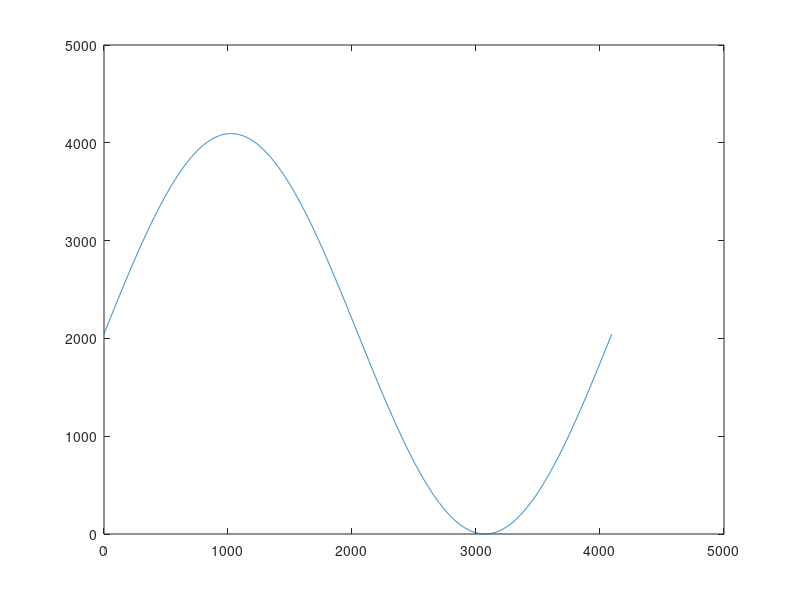

Recreate this plot in MATLAB.
clear
clc
n = 0:4095 ;
yn = sin(2*pi/4096*n) ;
 
yn = round((yn+1)*2047); 
 
plot(n,yn);
 
fid = fopen('C:\Users\s.novikov\Documents\work\271124\rom_test_1.coe','wt');
fprintf(fid,'memory_initialization_radix = 10;\nmemory_initialization_vector = ');
 
for i = 1 : 4096
    if mod(i-1,12) == 0 
        fprintf(fid,'\n');
    end
    fprintf(fid,'%4d,',yn(i));
end
